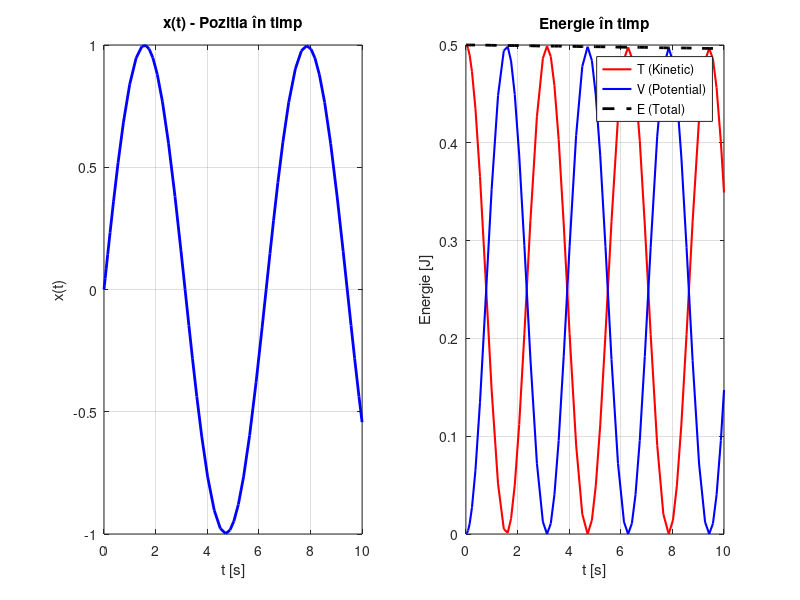
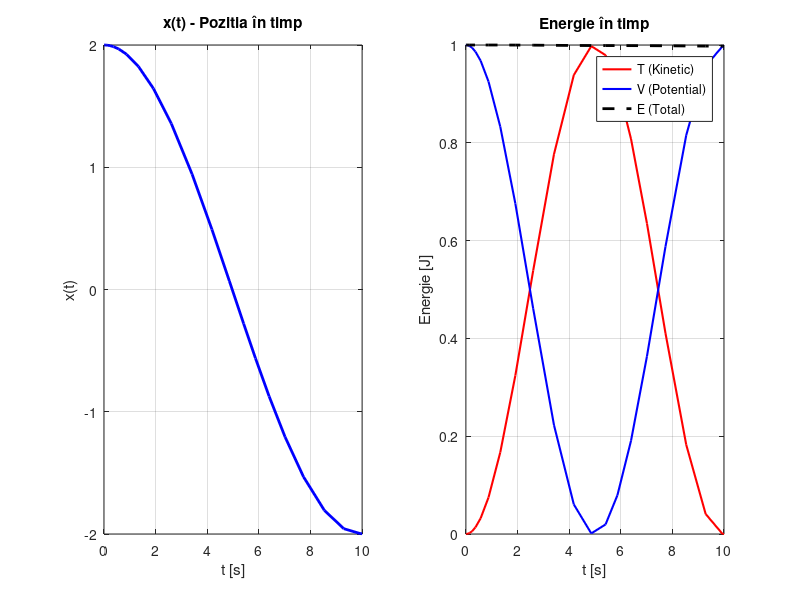

Here is the MATLAB script that generated these plots, in order:
tspan = [0, 10];    % Domeniu de timp

% Date de testare
cazuri = {
    struct('m', 1, 'k', 1,   'x0', 0, 'v0', 1, 'titlu', 'Caz a: m=1, k=1, x₀=0, v₀=1'),
    struct('m', 5, 'k', 0.5, 'x0', 2, 'v0', 0, 'titlu', 'Caz b: m=5, k=0.5, x₀=2, v₀=0')
};

for i = 1:length(cazuri)
    c = cazuri{i};
    m = c.m;
    k = c.k;

    % Ecuatia: x'' = -k/m * x
    ode = @(t, Y) [Y(2); -k/m * Y(1)];

    % Rezolvare
    [t, sol] = ode23(ode, tspan, [c.x0, c.v0]);
    x = sol(:,1);
    v = sol(:,2);

    % Energii
    T = 0.5 * m * v.^2;
    V = 0.5 * k * x.^2;
    E = T + V;

    figure('Name', ['Oscilator - ' c.titlu], 'NumberTitle', 'off');

    % Traiectorie x(t)
    subplot(1,2,1);
    plot(t, x, 'b', 'LineWidth', 2);
    title('x(t) - Pozitia în timp');
    xlabel('t [s]'); ylabel('x(t)');
    grid on;

    % Energii
    subplot(1,2,2);
    plot(t, T, 'r', 'LineWidth', 1.5); hold on;
    plot(t, V, 'b', 'LineWidth', 1.5);
    plot(t, E, 'k--', 'LineWidth', 2);
    legend('T (Kinetic)', 'V (Potential)', 'E (Total)', 'Location', 'best');
    title('Energie în timp');
    xlabel('t [s]'); ylabel('Energie [J]');
    grid on;
end
